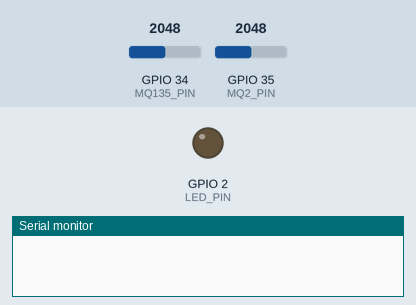
This sketch was run on a simulated ESP32. On the bench: output pins drawn as LEDs (lit = HIGH), the last lines printed to the serial monitor. The test bench sets the inputs (shaded band); at power-on: GPIO 34 (MQ135_PIN) = 2048, GPIO 35 (MQ2_PIN) = 2048. WiFi joins after 1.5 s; servers stay silent unless stated.

Above: at 0.1 s.
At 3.9 s:
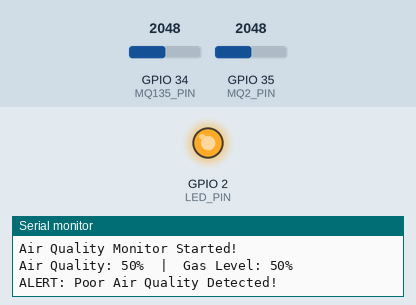
Timing chart, 0 to 5.4 s (numbered marks = the images above):
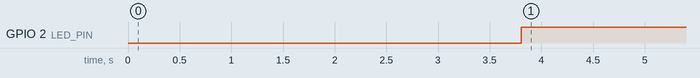

Measured:
- by itself, GPIO 2 (LED_PIN): LOW → HIGH at 3.8 s

The sketch:

airquality.ino
```cpp
// Indoor Air Quality Monitoring System using ESP32 and Blynk
// Author: Lakki Thejesh Kumar
// Project: CSP Project - B.E. ECE (AI & ML)
// Vel Tech Rangarajan Dr. Sagunthala R&D Institute

#define BLYNK_TEMPLATE_ID   "YourTemplateID"
#define BLYNK_TEMPLATE_NAME "Air Quality Monitor"
#define BLYNK_AUTH_TOKEN    "YourAuthToken"

#include <WiFi.h>
#include <BlynkSimpleEsp32.h>

// WiFi credentials - change to your WiFi
char ssid[] = "YourWiFiName";
char pass[] = "YourWiFiPassword";

// Pin definitions
const int MQ135_PIN = 34;  // Air quality sensor (analog)
const int MQ2_PIN   = 35;  // Gas sensor (analog)
const int LED_PIN   = 2;   // Onboard LED

// Thresholds
const int AIR_QUALITY_THRESHOLD = 300;
const int GAS_THRESHOLD         = 400;

// Blynk Virtual Pins
#define VPIN_AIR_QUALITY  V0
#define VPIN_GAS_LEVEL    V1
#define VPIN_STATUS       V2

BlynkTimer timer;

void setup() {
  Serial.begin(115200);
  pinMode(LED_PIN, OUTPUT);

  // Connect to Blynk
  Blynk.begin(BLYNK_AUTH_TOKEN, ssid, pass);

  // Send sensor data every 2 seconds
  timer.setInterval(2000L, sendSensorData);

  Serial.println("Air Quality Monitor Started!");
}

void loop() {
  Blynk.run();
  timer.run();
}

void sendSensorData() {
  // Read sensor values
  int airQuality = analogRead(MQ135_PIN);
  int gasLevel   = analogRead(MQ2_PIN);

  // Map to 0-100 percentage
  int airPercent = map(airQuality, 0, 4095, 0, 100);
  int gasPercent = map(gasLevel,   0, 4095, 0, 100);

  // Print to Serial Monitor
  Serial.print("Air Quality: ");
  Serial.print(airPercent);
  Serial.print("%  |  Gas Level: ");
  Serial.print(gasPercent);
  Serial.println("%");

  // Send to Blynk app
  Blynk.virtualWrite(VPIN_AIR_QUALITY, airPercent);
  Blynk.virtualWrite(VPIN_GAS_LEVEL,   gasPercent);

  // Check thresholds and send alert
  if (airQuality > AIR_QUALITY_THRESHOLD || gasLevel > GAS_THRESHOLD) {
    digitalWrite(LED_PIN, HIGH);
    Blynk.virtualWrite(VPIN_STATUS, "ALERT: Poor Air Quality!");
    Blynk.logEvent("air_quality_alert", "Poor air quality detected!");
    Serial.println("ALERT: Poor Air Quality Detected!");
  } else {
    digitalWrite(LED_PIN, LOW);
    Blynk.virtualWrite(VPIN_STATUS, "Air Quality: Good");
  }
}
```
